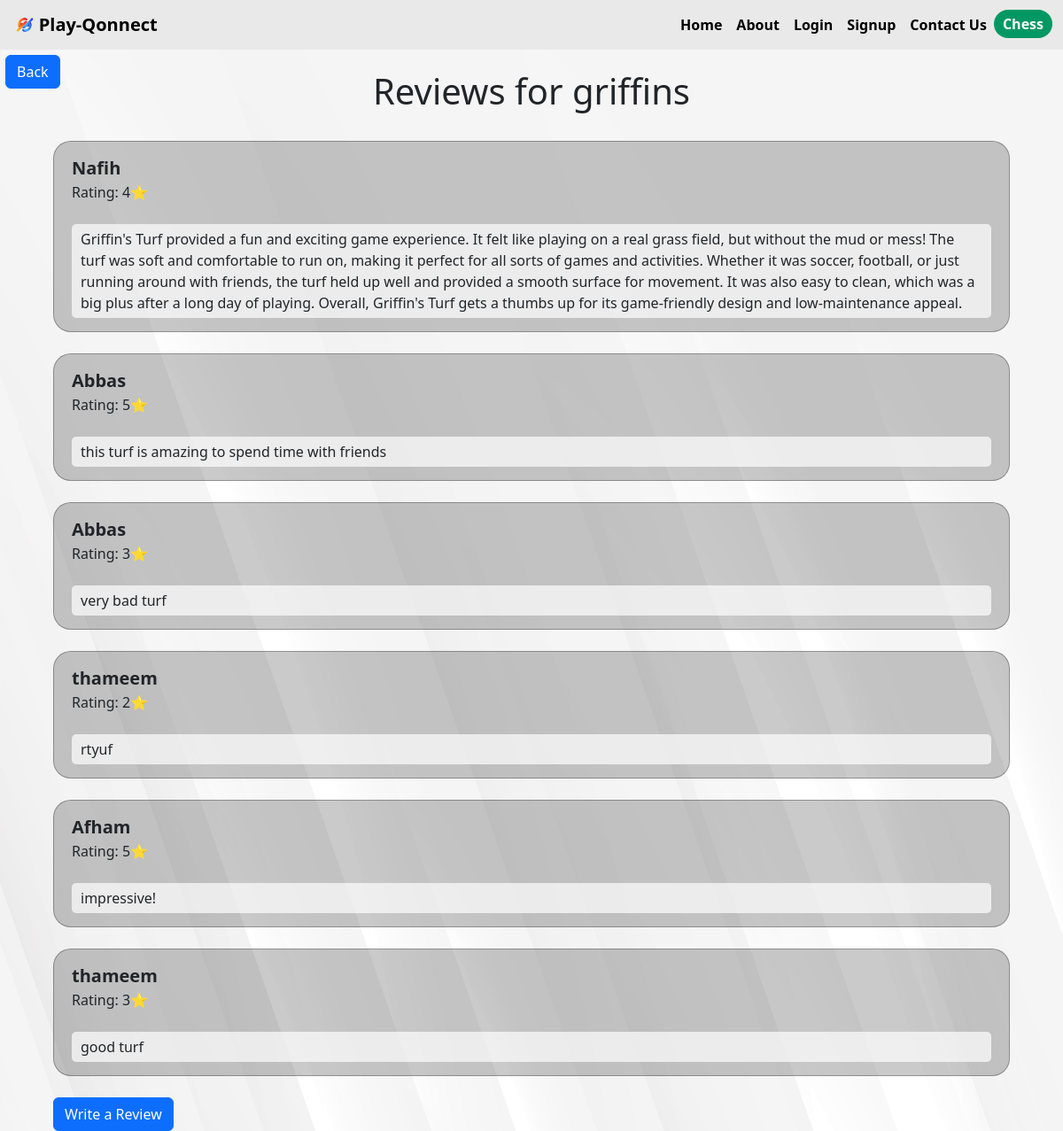
The app's page /turf/2/reviews with its own data.
### app.py (models this page shows)
class Turf(db.Model):
    id = db.Column(db.Integer, primary_key=True)
    turf_name = db.Column(db.String(255), nullable=False)
    turf_location = db.Column(db.String(255), nullable=False)
    turf_phone = db.Column(db.Integer, nullable=True)
    __table_args__ = (
        CheckConstraint('LENGTH(CAST(turf_phone AS TEXT)) = 10', name='valid_phone_length'),
    )
    games = db.relationship('Game', backref='turf', lazy=True)
    reviews = db.relationship('TurfReview', backref='turf', lazy=True)

class TurfReview(db.Model):
    id = db.Column(db.Integer, primary_key=True)
    turf_id = db.Column(db.Integer, db.ForeignKey('turf.id'), nullable=False)
    user_id = db.Column(db.Integer, db.ForeignKey('user.id'), nullable=False)
    rating = db.Column(db.Integer, nullable=False)
    review_text = db.Column(db.Text, nullable=False)
    user = db.relationship('User', backref='reviews')

class User(db.Model, UserMixin):
    id = db.Column(db.Integer, primary_key=True)
    username = db.Column(db.String(20), nullable=False, unique=True)
    email = db.Column(db.String(120), nullable=False, unique=True)
    password = db.Column(db.String(80), nullable=False)

### app.py (the view)
@app.route('/turf/<int:turf_id>/reviews')
def turf_reviews(turf_id):
    turf = Turf.query.get_or_404(turf_id)
    reviews = TurfReview.query.filter_by(turf_id=turf_id).options(joinedload(TurfReview.user)).all()
    return render_template('turf_reviews.html', turf=turf, reviews=reviews)

### templates/turf_reviews.html (shortened to what this page needs)
{% extends 'layout.html' %}  {% block body %}
<a
  class="btn btn-primary"
  style="margin: 0.5%"
  href="{{ url_for('dashboard') }}"
>
  Back
</a>
<div class="secbody">
  <h1 class="turfhead" style="margin-top: -2.5%">
    Reviews for {{ turf.turf_name }}
  </h1>
  <br />
  {% if reviews |length==0 %}
  <div class="alert alert-dark" role="alert">
    No reviews found!, write a review.
  </div>
  {% else %} {% for review in reviews %}
  <div class="smallsec">
    <div class="revname">{{review.user.username }}</div>
    Rating: {{ review.rating }}⭐<br /><br />
    <div class="revdesc">{{ review.review_text }}</div>
  </div>
  <br />
  {% endfor %} {% endif %}
  <a
    class="btn btn-primary"
    href="{{ url_for('write_review', turf_id=turf.id) }}"
    >Write a Review</a
  >
</div>
{% endblock body %}

### static/css/style.css (style rules this page uses)
html, body { overflow-x: hidden; }
body { background-image: url(../img/17580.jpg); background-size: 100% 180%; background-repeat: no-repeat; object-fit: cover; scroll-behavior: smooth; }
.turfhead { text-align: center; }
.secbody { width: 90%; margin: 0 auto; }
.smallsec { padding: 15px 20px; background-color: rgba(0, 0, 0, 0.207); border-radius: 20px; border: 1px solid rgba(0, 0, 0, 0.286); }
.revname { font-weight: bold; font-size: 20px; }
.revdesc { background-color: rgba(255, 255, 255, 0.693); padding: 5px 10px; border-radius: 5px; font-weight: 500; }

### records on screen
Turf: turf_name "griffins"
TurfReview: user.username "Nafih", rating "4", review_text "Griffin's Turf provided a fun and exciting game experience. It felt like playing on a real grass field, but without the mud or mess! The turf was soft and comfortable to run on, making it perfect for all sorts of games and activities. Whether it was soccer, football, or just running around with friends, the turf held up well and provided a smooth surface for movement. It was also easy to clean, which was a big plus after a long day of playing. Overall, Griffin's Turf gets a thumbs up for its game-friendly design and low-maintenance appeal."
TurfReview: user.username "Abbas", rating "5", review_text "this turf is amazing to spend time with friends"
TurfReview: user.username "Abbas", rating "3", review_text "very bad turf"
TurfReview: user.username "thameem", rating "2", review_text "rtyuf"
TurfReview: user.username "Afham", rating "5", review_text "impressive!"
TurfReview: user.username "thameem", rating "3", review_text "good turf"
